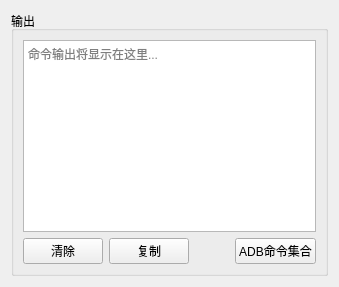
             <widget class="QWidget" name="toolsPanelWidget">
              <layout class="QVBoxLayout" name="verticalLayout_6">
               <item>
                <widget class="QGroupBox" name="outGroup">
                 <property name="title">
                  <string>输出</string>
                 </property>
                 <layout class="QVBoxLayout" name="outLayout">
                  <item>
                   <widget class="QTextEdit" name="output">
                    <property name="readOnly">
                     <bool>true</bool>
                    </property>
                    <property name="placeholderText">
                     <string>命令输出将显示在这里...</string>
                    </property>
                   </widget>
                  </item>
                  <item>
                   <layout class="QHBoxLayout" name="outBtnRow">
                    <item>
                     <widget class="QPushButton" name="btnClear">
                      <property name="text">
                       <string>清除</string>
                      </property>
                     </widget>
                    </item>
                    <item>
                     <widget class="QPushButton" name="btnCopy">
                      <property name="text">
                       <string>复制</string>
                      </property>
                     </widget>
                    </item>
                    <item>
                     <spacer name="outBtnSpacer">
                      <property name="orientation">
                       <enum>Qt::Orientation::Horizontal</enum>
                      </property>
                      <property name="sizeHint" stdset="0">
                       <size>
                        <width>40</width>
                        <height>20</height>
                       </size>
                      </property>
                     </spacer>
                    </item>
                    <item>
                     <widget class="QPushButton" name="btnAdbCmdDocs">
                      <property name="toolTip">
                       <string>ADB 常用命令速查：解释 + 实例 + 搜索 + 复制</string>
                      </property>
                      <property name="text">
                       <string>ADB命令集合</string>
                      </property>
                     </widget>
                    </item>
                   </layout>
                  </item>
                 </layout>
                </widget>
               </item>
              </layout>
             </widget>
